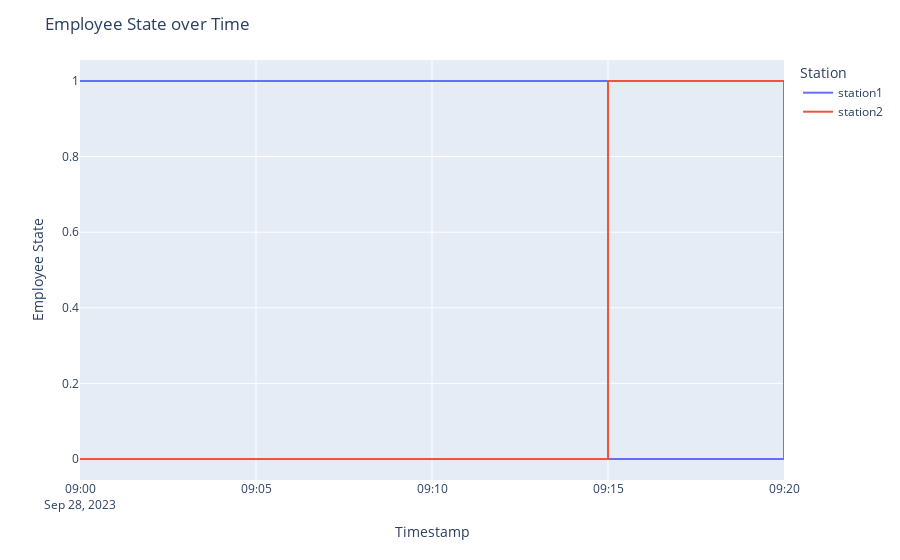

The code cell stored with this chart in its notebook:
### Code cell
import plotly.express as px
import pandas as pd

# Sample data
data = {
    'ts': ["2023-09-28 09:00:00", "2023-09-28 09:05:00", "2023-09-28 09:15:00", "2023-09-28 09:20:00"],
    'station1': [1, 1, 0, 1],  # 1 for in station 1, 0 for not in station 1
    'station2': [0, 0, 1, 0],  # 1 for in station 2, 0 for not in station 2
}

df = pd.DataFrame(data)
df['ts'] = pd.to_datetime(df['ts'])

# Melt the DataFrame to long format for easier plotting
df_melted = pd.melt(df, id_vars=['ts'], value_vars=['station1', 'station2'], var_name='Station', value_name='Employee State')

# Create the plot using Plotly Express
fig = px.line(df_melted, x='ts', y='Employee State', color='Station', line_shape='hv',
              labels={'ts': 'Timestamp', 'Employee State': 'Employee State', 'Station': 'Station'})

# Update layout for better appearance
fig.update_layout(title='Employee State over Time',
                  xaxis=dict(title='Timestamp'),
                  yaxis=dict(title='Employee State'))

# Show the plot
fig.show()

### Figure 1 — Plotly figure (JSON) as saved in the notebook; plotly's stock layout.template omitted (floating-point values rounded to 4 significant figures)
{"data": [{"hovertemplate": "Station=station1<br>Timestamp=%{x}<br>Employee State=%{y}<extra></extra>", "legendgroup": "station1", "line": {"color": "#636efa", "dash": "solid", "shape": "hv"}, "marker": {"symbol": "circle"}, "mode": "lines", "name": "station1", "orientation": "v", "showlegend": true, "type": "scatter", "x": ["2023-09-28T09:00:00", "2023-09-28T09:05:00", "2023-09-28T09:15:00", "2023-09-28T09:20:00"], "xaxis": "x", "y": [1, 1, 0, 1], "yaxis": "y"}, {"hovertemplate": "Station=station2<br>Timestamp=%{x}<br>Employee State=%{y}<extra></extra>", "legendgroup": "station2", "line": {"color": "#EF553B", "dash": "solid", "shape": "hv"}, "marker": {"symbol": "circle"}, "mode": "lines", "name": "station2", "orientation": "v", "showlegend": true, "type": "scatter", "x": ["2023-09-28T09:00:00", "2023-09-28T09:05:00", "2023-09-28T09:15:00", "2023-09-28T09:20:00"], "xaxis": "x", "y": [0, 0, 1, 0], "yaxis": "y"}], "layout": {"legend": {"title": {"text": "Station"}, "tracegroupgap": 0}, "margin": {"t": 60}, "title": {"text": "Employee State over Time"}, "xaxis": {"anchor": "y", "domain": [0, 1], "title": {"text": "Timestamp"}}, "yaxis": {"anchor": "x", "domain": [0, 1], "title": {"text": "Employee State"}}}}
